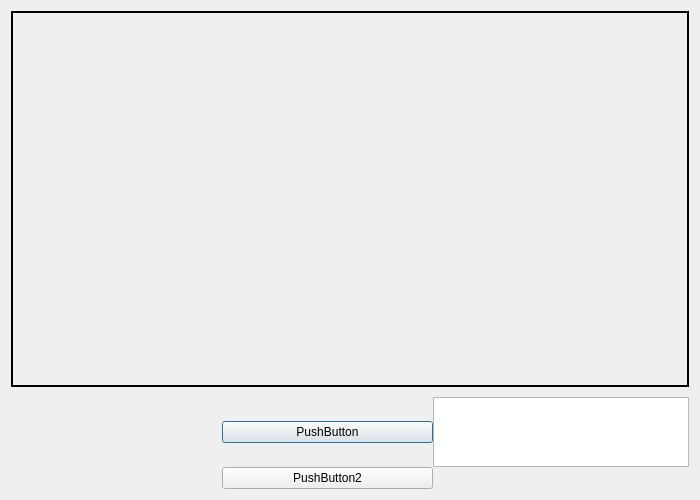
<?xml version="1.0" encoding="UTF-8"?>
<ui version="4.0">
 <class>Mainwindow</class>
 <widget class="QDialog" name="Mainwindow">
  <property name="geometry">
   <rect>
    <x>0</x>
    <y>0</y>
    <width>700</width>
    <height>500</height>
   </rect>
  </property>
  <property name="windowTitle">
   <string>Dialog</string>
  </property>
  <layout class="QGridLayout" name="gridLayout_3">
   <item row="0" column="0">
    <layout class="QGridLayout" name="gridLayout_2">
     <property name="leftMargin">
      <number>0</number>
     </property>
     <property name="spacing">
      <number>0</number>
     </property>
     <item row="2" column="1">
      <widget class="QLabel" name="label_2">
       <property name="sizePolicy">
        <sizepolicy hsizetype="Expanding" vsizetype="Expanding">
         <horstretch>0</horstretch>
         <verstretch>0</verstretch>
        </sizepolicy>
       </property>
       <property name="text">
        <string/>
       </property>
       <property name="alignment">
        <set>Qt::AlignCenter</set>
       </property>
      </widget>
     </item>
     <item row="2" column="2">
      <widget class="QPushButton" name="pushButton">
       <property name="sizeIncrement">
        <size>
         <width>0</width>
         <height>0</height>
        </size>
       </property>
       <property name="baseSize">
        <size>
         <width>0</width>
         <height>0</height>
        </size>
       </property>
       <property name="layoutDirection">
        <enum>Qt::LeftToRight</enum>
       </property>
       <property name="autoFillBackground">
        <bool>false</bool>
       </property>
       <property name="text">
        <string>PushButton</string>
       </property>
      </widget>
     </item>
     <item row="0" column="4">
      <spacer name="verticalSpacer">
       <property name="orientation">
        <enum>Qt::Vertical</enum>
       </property>
       <property name="sizeHint" stdset="0">
        <size>
         <width>0</width>
         <height>700</height>
        </size>
       </property>
      </spacer>
     </item>
     <item row="2" column="3">
      <widget class="QTextBrowser" name="textBrowser">
       <property name="html">
        <string>&lt;!DOCTYPE HTML PUBLIC &quot;-//W3C//DTD HTML 4.0//EN&quot; &quot;http://www.w3.org/TR/REC-html40/strict.dtd&quot;&gt;
&lt;html&gt;&lt;head&gt;&lt;meta name=&quot;qrichtext&quot; content=&quot;1&quot; /&gt;&lt;style type=&quot;text/css&quot;&gt;
p, li { white-space: pre-wrap; }
&lt;/style&gt;&lt;/head&gt;&lt;body style=&quot; font-family:'Ubuntu'; font-size:11pt; font-weight:400; font-style:normal;&quot;&gt;
&lt;p align=&quot;center&quot; style=&quot;-qt-paragraph-type:empty; margin-top:0px; margin-bottom:0px; margin-left:0px; margin-right:0px; -qt-block-indent:0; text-indent:0px;&quot;&gt;&lt;br /&gt;&lt;/p&gt;&lt;/body&gt;&lt;/html&gt;</string>
       </property>
      </widget>
     </item>
     <item row="1" column="2">
      <spacer name="horizontalSpacer">
       <property name="orientation">
        <enum>Qt::Horizontal</enum>
       </property>
       <property name="sizeHint" stdset="0">
        <size>
         <width>50</width>
         <height>10</height>
        </size>
       </property>
      </spacer>
     </item>
     <item row="0" column="0" colspan="4">
      <widget class="QLabel" name="label">
       <property name="sizePolicy">
        <sizepolicy hsizetype="Expanding" vsizetype="Expanding">
         <horstretch>0</horstretch>
         <verstretch>0</verstretch>
        </sizepolicy>
       </property>
       <property name="accessibleDescription">
        <string/>
       </property>
       <property name="frameShape">
        <enum>QFrame::WinPanel</enum>
       </property>
       <property name="text">
        <string/>
       </property>
       <property name="alignment">
        <set>Qt::AlignCenter</set>
       </property>
      </widget>
     </item>
     <item row="3" column="2">
      <widget class="QPushButton" name="pushButton_2">
       <property name="text">
        <string>PushButton2</string>
       </property>
      </widget>
     </item>
     <item row="3" column="1">
      <widget class="QLabel" name="label_3">
       <property name="text">
        <string/>
       </property>
      </widget>
     </item>
    </layout>
   </item>
  </layout>
 </widget>
 <resources/>
 <connections/>
</ui>
